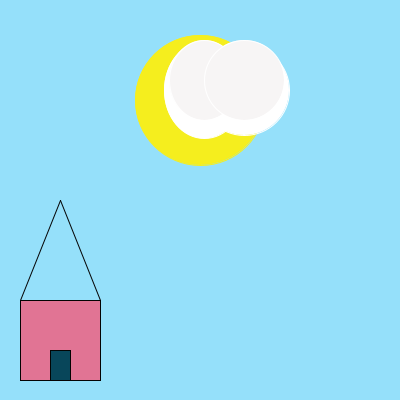
Frame 1 (no input)
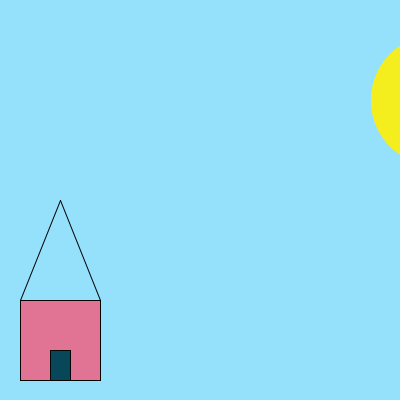
Frame 60 (the mouse pressed at the canvas centre just before this capture)
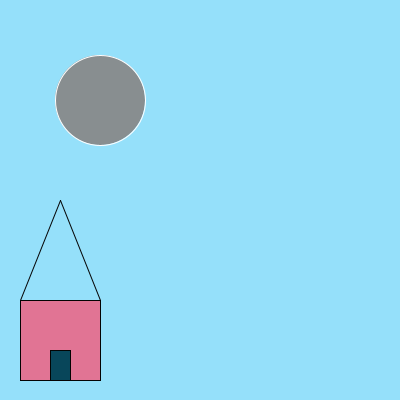
Frame 120 (the mouse held since frame 60 and released just before this capture)

The Processing sketch that drew these frames (run headless with seeded random() and noise(); from frame 60 on, the mouse is pressed at the canvas centre):

// Processing sketch: keira_day_to_night_
// ── keira_day_to_night_.pde

int a = 200;
int b = 240;
int c = 200;
int d = 0;
void setup() {
  size(400, 400);
}


void draw()
{
  delay(50);
  frameRate(20);
 a = a + 4;
 b = b + 4;
 background(#95E0FA);
 
 if( d==200)
 {
   background(#14297C);
 }
 
 
 stroke(3,3,3);
 
 
 //house
  fill(225, 116, 148);
  rect(20, 300, 80, 80);  
  line(20, 300, 60, 200);
  line(100, 300, 60, 200);
  fill(8, 70, 90);
  rect(50, 350, 20, 30);
  

   //sun
       stroke(245,238,30);
  fill(245, 238, 30);
    ellipse(c,100, 130, 130);
 
c = c+4; 

  //cloud 
  stroke(255, 255, 255);
  fill(255, 255, 255);
  ellipse(a, 90, 80, 97);
  ellipse(b, 90, 90, 90);
  fill(247,245,245);
  ellipse(a, 80, 70, 80);
  ellipse(b, 80, 80, 80);
  
  
    if ( c>=480)
{   
 //moon 
  stroke(255,255,255);
  fill(136,142,144);
    ellipse(d,100,90,90);
    if (d<200)
   {
     d= d+2;
   }
}
 
  
}
